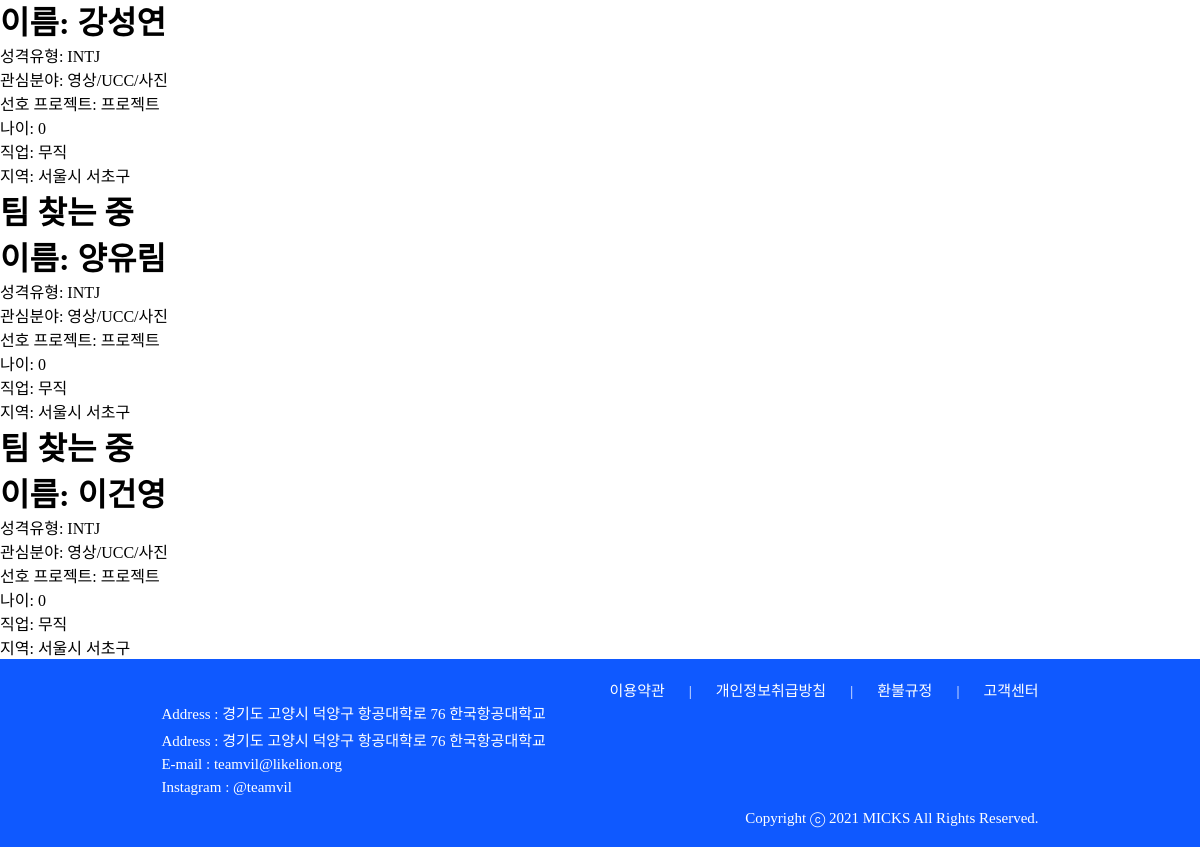
Before: /home_back/ (lower part) with the older database file.
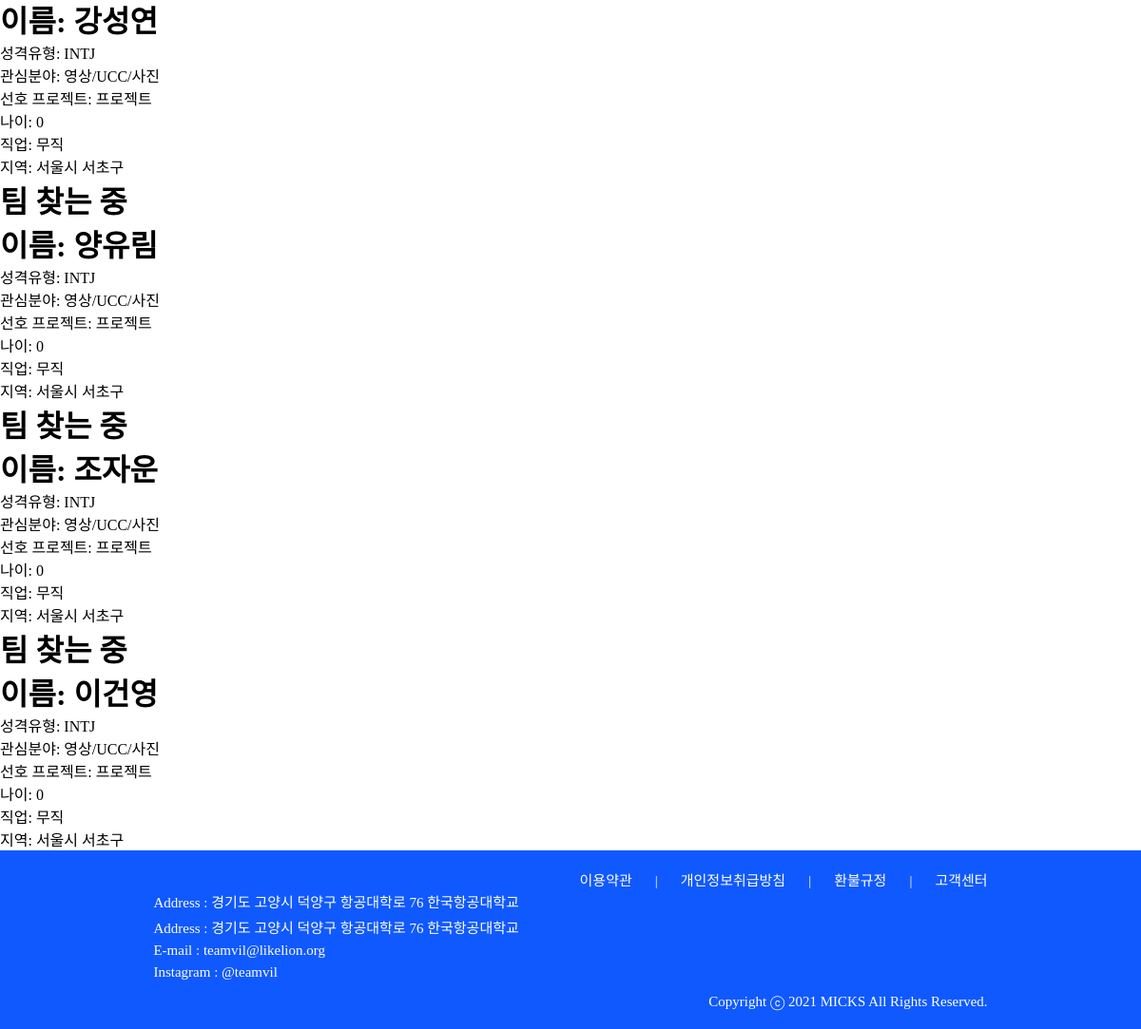
After: the same page with the newer database file.
### account/models.py (models this page shows, shortened)
class Profile(models.Model):
    user_id = models.ForeignKey(User, on_delete = models.CASCADE, db_column="user_id")
    name = models.CharField(max_length=25)
    mbti_id = models.ForeignKey(Mbti, on_delete = models.CASCADE, db_column="mbti_id")
    mbti_detail = models.CharField(max_length=100, null=True)
    email = models.CharField(max_length=45)
    phone = models.CharField(max_length=15)
    birthday = models.DateField()
    region1_id = models.ForeignKey(Region1, on_delete = models.CASCADE, db_column="region1_id")
    region2_id = models.ForeignKey(Region2, on_delete = models.CASCADE, db_column="region2_id")
    openPhone = models.IntegerField()
    openEmail = models.IntegerField()
    term_id = models.ForeignKey(Term, on_delete = models.CASCADE, db_column="term_id")
    field1_id = models.ForeignKey(Field1, on_delete = models.CASCADE, db_column="field1_id")
    field2 = models.CharField(max_length=20)
    state = models.IntegerField()
    job_id = models.ForeignKey(Job, on_delete = models.CASCADE, db_column="job_id")
    education_id = models.ForeignKey(Education, on_delete = models.CASCADE, db_column="education_id", null=True)
    isLink = models.IntegerField()
    isFile = models.IntegerField()
    isCarrer = models.IntegerField()
    pr = models.TextField(null=True)
    register = models.DateTimeField(default=timezone.now)
    photo = models.FileField(null=True)
    isReview = models.IntegerField()
    view_cnt = models.IntegerField(default=0)
    submit = models.IntegerField(default=0)

class Mbti(models.Model):
    mbti = models.CharField(max_length=4)
    mbti_cnt = models.IntegerField(default=0)

class Job(models.Model):
    job = models.CharField(max_length=20)

### home/models.py (models this page shows, shortened)
class Field1(models.Model):
    field1 = models.CharField(max_length=20)

class Region1(models.Model):
    region1 = models.CharField(max_length=20)

class Region2(models.Model):
    region1_id = models.ForeignKey(Region1, on_delete = models.CASCADE, db_column="region1_id")
    region2 = models.CharField(max_length=20)

### home/views.py (the view)
# urls.py: path('home_back/', home.views.home_back, name='home_back'),
def home_back(request):
    projects = Project.objects.all()
    profiles = Profile.objects.all()
    return render(request, "home_back.html", {'profiles':profiles, "projects":projects })

### teamvil/templatetags/custom_tags.py (called while the page is built)
@register.simple_tag
def getAge(birthday):
     now = int(datetime.datetime.today().year)
     birthday = int(birthday.strftime('%Y'))
     return now - birthday

### home/templates/home_back.html (shortened to what this page needs)
<!DOCTYPE html>
{% load custom_tags %}
<html lang="en">
{% load static %}
<head>
    <link rel="stylesheet" href="{% static 'css/base.css' %}">
</head>
<body>
    {% for profile in profiles %}
    <h1>
        {% if profile.state == 1 %}
            팀 찾는 중
        {% elif profile.state == 2 %}
            휴식 중
        {% else %}
            팀 참여 중
        {% endif %}
    </h1>
    <h1>이름: {{profile.name}}</h1>
    <p>성격유형: {{profile.mbti_id.mbti}}</p>
    <p>관심분야: {{profile.field1_id.field1}}</p>
    <p>선호 프로젝트:
        {% if profile.type == 0 %}
            창업
        {% elif profile.type == 1 %}
            공모전
        {% else %}
            프로젝트
        {% endif %}
    </p>
    <p>나이: {% getAge profile.birthday %}</p>
    <p>직업: {{ profile.job_id.job }}</p>
    <p>지역: {{ profile.region1_id.region1 }} {{ profile.region2_id.region2 }}</p>
    {% endfor %}
    {% include 'footer.html' %}
</body>
</html>

Changed rows visible on the page:
added Profile: state "팀 찾는 중", name "조자운", mbti_id.mbti "INTJ", field1_id.field1 "영상/UCC/사진", birthday "0", job_id.job "무직", region1_id.region1 "서울시", region2_id.region2 "서초구"
